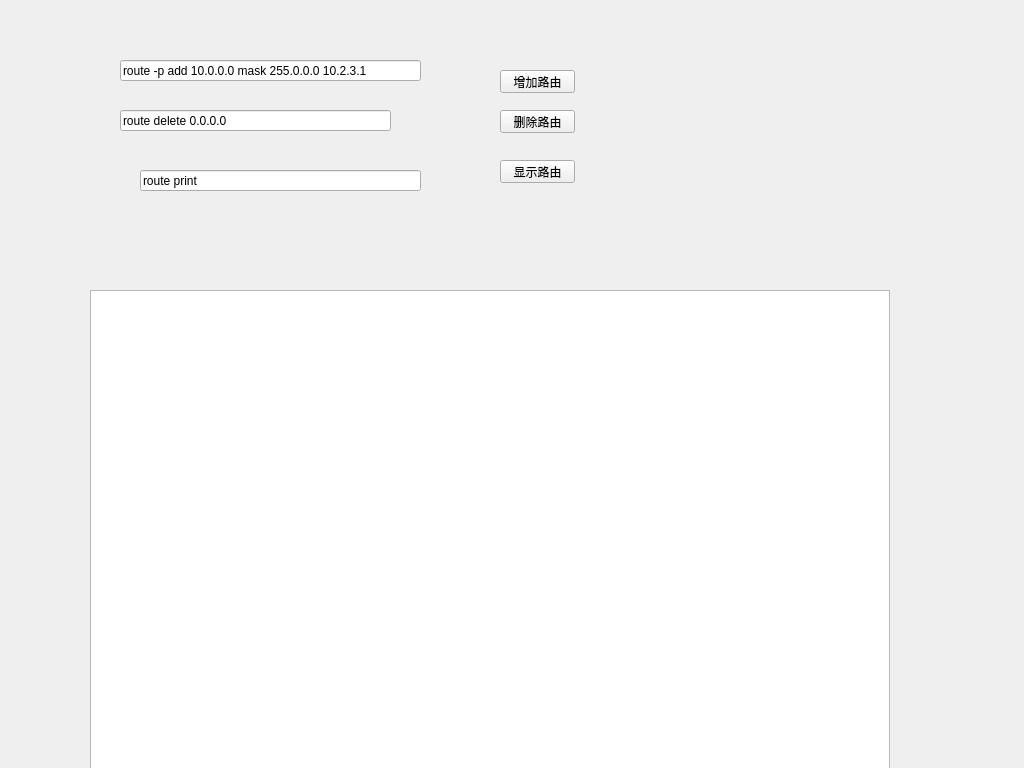
<?xml version="1.0" encoding="UTF-8"?>
<ui version="4.0">
 <class>RouteSetup</class>
 <widget class="QWidget" name="RouteSetup">
  <property name="geometry">
   <rect>
    <x>0</x>
    <y>0</y>
    <width>1024</width>
    <height>768</height>
   </rect>
  </property>
  <property name="windowTitle">
   <string notr="true"/>
  </property>
  <widget class="QLineEdit" name="lineEdit_route_add">
   <property name="geometry">
    <rect>
     <x>120</x>
     <y>60</y>
     <width>301</width>
     <height>21</height>
    </rect>
   </property>
   <property name="text">
    <string>route -p add 10.0.0.0 mask 255.0.0.0 10.2.3.1</string>
   </property>
  </widget>
  <widget class="QLineEdit" name="lineEdit_route_delete">
   <property name="geometry">
    <rect>
     <x>120</x>
     <y>110</y>
     <width>271</width>
     <height>21</height>
    </rect>
   </property>
   <property name="text">
    <string>route delete 0.0.0.0</string>
   </property>
  </widget>
  <widget class="QPlainTextEdit" name="plainTextEdit_stat">
   <property name="geometry">
    <rect>
     <x>90</x>
     <y>290</y>
     <width>800</width>
     <height>600</height>
    </rect>
   </property>
  </widget>
  <widget class="QLineEdit" name="lineEdit_route_print">
   <property name="geometry">
    <rect>
     <x>140</x>
     <y>170</y>
     <width>281</width>
     <height>21</height>
    </rect>
   </property>
   <property name="text">
    <string>route print</string>
   </property>
  </widget>
  <widget class="QPushButton" name="pushButton_route_add">
   <property name="geometry">
    <rect>
     <x>500</x>
     <y>70</y>
     <width>75</width>
     <height>23</height>
    </rect>
   </property>
   <property name="text">
    <string>增加路由</string>
   </property>
  </widget>
  <widget class="QPushButton" name="pushButton_route_delete">
   <property name="geometry">
    <rect>
     <x>500</x>
     <y>110</y>
     <width>75</width>
     <height>23</height>
    </rect>
   </property>
   <property name="text">
    <string>删除路由</string>
   </property>
  </widget>
  <widget class="QPushButton" name="pushButton_route_print">
   <property name="geometry">
    <rect>
     <x>500</x>
     <y>160</y>
     <width>75</width>
     <height>23</height>
    </rect>
   </property>
   <property name="text">
    <string>显示路由</string>
   </property>
  </widget>
 </widget>
 <resources/>
 <connections/>
</ui>
